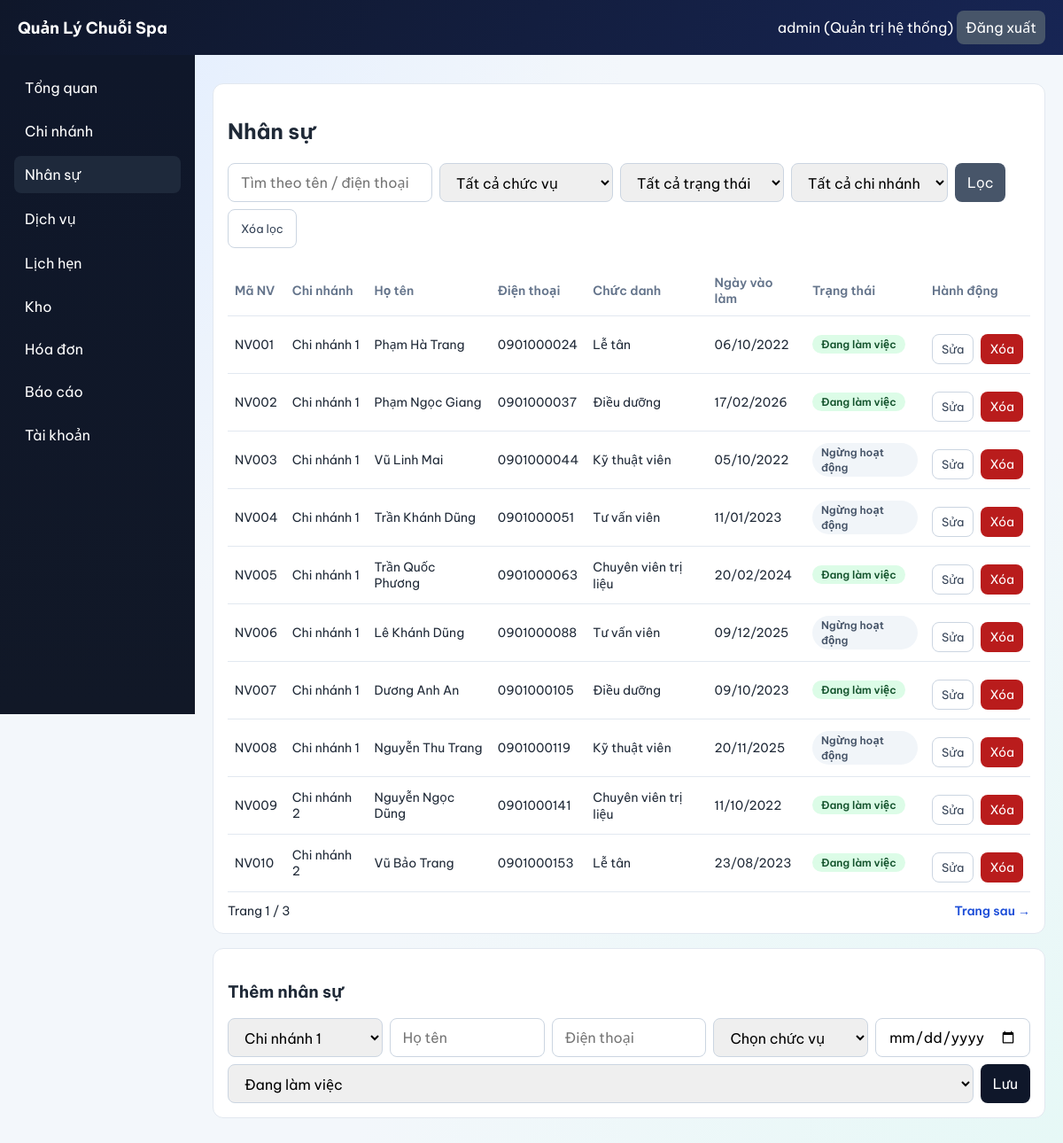
Screenshot of /web/staff (signed in) with the database file from the repository.
### backend/models.py (models this page shows, shortened)
class TimestampMixin:
    created_at = db.Column(db.DateTime, nullable=False, default=datetime.utcnow)
    updated_at = db.Column(
        db.DateTime,
        nullable=False,
        default=datetime.utcnow,
        onupdate=datetime.utcnow,
    )

class User(db.Model, TimestampMixin):
    __tablename__ = "users"
    id = db.Column(db.Integer, primary_key=True)
    username = db.Column(db.String(64), nullable=False, unique=True, index=True)
    password_hash = db.Column(db.String(255), nullable=False)
    role = db.Column(db.String(32), nullable=False, default="branch_manager")
    branch_id = db.Column(db.Integer, db.ForeignKey("branches.id"), nullable=True, index=True)
    staff_id = db.Column(db.Integer, db.ForeignKey("staffs.id"), nullable=True, index=True)
    is_active = db.Column(db.Boolean, nullable=False, default=True)
    branch = db.relationship("Branch", lazy="joined")
    staff = db.relationship("Staff", lazy="joined")
    @property
    def is_super_admin(self) -> bool:
        return self.role == "super_admin"

class Staff(db.Model, TimestampMixin):
    __tablename__ = "staffs"
    id = db.Column(db.Integer, primary_key=True)
    branch_id = db.Column(db.Integer, db.ForeignKey("branches.id"), nullable=False, index=True)
    full_name = db.Column(db.String(255), nullable=False)
    phone = db.Column(db.String(32), nullable=True, unique=True, index=True)
    title = db.Column(db.String(64), nullable=True)
    status = db.Column(db.String(32), nullable=False, default="active")
    start_date = db.Column(db.Date, nullable=True)
    note = db.Column(db.String(500), nullable=True)
    branch = db.relationship("Branch", foreign_keys=[branch_id], lazy="joined")

class Branch(db.Model, TimestampMixin):
    __tablename__ = "branches"
    id = db.Column(db.Integer, primary_key=True)
    branch_code = db.Column(db.String(16), nullable=True, unique=True, index=True)
    name = db.Column(db.String(255), nullable=False, unique=True)
    address = db.Column(db.String(500), nullable=True)
    phone = db.Column(db.String(32), nullable=True, unique=True)
    manager_name = db.Column(db.String(255), nullable=True)
    manager_staff_id = db.Column(db.Integer, db.ForeignKey("staffs.id"), nullable=True, index=True)
    status = db.Column(db.String(32), nullable=False, default="active")
    manager_staff = db.relationship("Staff", foreign_keys=[manager_staff_id], lazy="joined")

### backend/web_modules/nhan_su.py (the view)
@web_bp.get("/staff")
@roles_required("super_admin", "branch_manager")
def staff():
    user = g.web_user
    scope_ids = getattr(g, "scope_branch_ids", [])
    q = parse_text(request.args.get("q"))
    title = parse_text(request.args.get("title"))
    status = normalize_choice(request.args.get("status"), {"active", "inactive"}, "")
    selected_branch_id = resolve_selected_branch_id(scope_ids, parse_int(request.args.get("branch_id")))
    edit_id = parse_int(request.args.get("edit_id"))
    page = parse_page(request.args.get("page"), default=1)
    query = Staff.query.filter(Staff.branch_id.in_(scope_ids))
    if selected_branch_id:
        query = query.filter(Staff.branch_id == selected_branch_id)
    if q:
        keyword = f"%{q}%"
        query = query.filter(or_(Staff.full_name.ilike(keyword), Staff.phone.ilike(keyword)))
    if title:
        query = query.filter(Staff.title == title)
    if status:
        query = query.filter(Staff.status == status)
    pager = paginate(query.order_by(Staff.id.asc()), page=page, per_page=10)
    branch_options = list_scope_branches(scope_ids, order_by="id")
    title_options = build_staff_title_options(scope_ids)
    if title and title not in title_options:
        title_options.insert(0, title)
    edit_row = None
    if edit_id:
        edit_row = Staff.query.filter(Staff.id == edit_id, Staff.branch_id.in_(scope_ids)).first()
    form_branch_id = (
        edit_row.branch_id
        if edit_row
        else selected_branch_id
    )
    if form_branch_id is None and scope_ids:
        form_branch_id = scope_ids[0]
    form_data = {
        "staff_id": edit_row.id if edit_row else None,
        "branch_id": form_branch_id,
        "full_name": edit_row.full_name if edit_row else "",
        "phone": edit_row.phone if edit_row else "",
        "title": edit_row.title if edit_row else "",
        "start_date": edit_row.start_date.isoformat() if edit_row and edit_row.start_date else "",
        "note": edit_row.note if edit_row else "",
        "status": edit_row.status if edit_row else "active",
    }
    return render_template(
        "web/staff.html",
        rows=pager.items,
        pager=pager,
        branch=db.session.get(Branch, selected_branch_id) if selected_branch_id else None,
        branch_options=branch_options,
        selected_branch_id=selected_branch_id,
        q=q,
        title=title,
        status=status,
        title_options=title_options,
        edit_mode=bool(edit_row),
        form_data=form_data,
        is_super_admin=user.is_super_admin,
    )

### backend/templates/web/staff.html (shortened to what this page needs)
{% extends "web/base.html" %}
{% block content %}
  <section class="panel">
    <h2>Nhân sự{% if branch %} - {{ branch.name }}{% endif %}</h2>
    <form method="get" class="inline staff-filter filter-row">
      <input type="text" name="q" value="{{ q }}" placeholder="Tìm theo tên / điện thoại">
      <select name="title">
        <option value="">Tất cả chức vụ</option>
      </select>
      <select name="status">
        <option value="">Tất cả trạng thái</option>
      </select>
      {% if is_super_admin %}
        <select name="branch_id">
          <option value="">Tất cả chi nhánh</option>
        </select>
      {% endif %}
      <button type="submit" class="secondary">Lọc</button>
      <a href="{{ url_for('web.staff') }}" class="tiny-btn">Xóa lọc</a>
    </form>
    <div class="staff-table-wrap">
      <table>
        <thead>
          <tr>
            <th>Mã NV</th>
            <th>Chi nhánh</th>
            <th>Họ tên</th>
            <th>Điện thoại</th>
            <th>Chức danh</th>
            <th>Ngày vào làm</th>
            <th>Trạng thái</th>
            <th>Hành động</th>
          </tr>
        </thead>
        <tbody>
          {% for row in rows %}
            <tr>
              <td>{{ 'NV%03d'|format(row.id) }}</td>
              <td>{{ row.branch.name if row.branch else '-' }}</td>
              <td>{{ row.full_name }}</td>
              <td>{{ row.phone or "-" }}</td>
              <td>{{ row.title or "-" }}</td>
              <td>{{ row.start_date.strftime('%d/%m/%Y') if row.start_date else '-' }}</td>
              <td>
                <span class="status status-{{ row.status }}">
                  {{ 'Đang làm việc' if row.status == 'active' else 'Ngừng hoạt động' }}
                </span>
              </td>
              <td>
                <div class="inline-links">
                  <a
                    class="tiny-btn"
                    href="{{ url_for('web.staff', edit_id=row.id, page=pager.page, q=q, title=title, status=status, branch_id=selected_branch_id) }}#staff-editor"
                  >Sửa</a>
                  <form
                    method="post"
                    action="{{ url_for('web.staff_delete') }}"
                    class="inline form-compact"
                    data-confirm-modal="1"
                    data-confirm-message="Nếu nhân sự đã phát sinh nghiệp vụ, trạng thái sẽ chuyển sang ngừng hoạt động thay vì xóa. Tiếp tục?"
                    data-confirm-ok-label="Xóa nhân sự"
                  >
                    <button type="submit" class="warn">Xóa</button>
                  </form>
                </div>
              </td>
            </tr>
          {% else %}
            <tr><td colspan="8">Không có dữ liệu.</td></tr>
          {% endfor %}
        </tbody>
      </table>
    </div>
    <div class="pager">
      <span>Trang {{ pager.page }} / {{ pager.pages or 1 }}</span>
      {% if pager.has_next %}
        <a href="{{ url_for('web.staff', page=pager.next_num, q=q, title=title, status=status, branch_id=selected_branch_id) }}">Trang sau →</a>
      {% endif %}
    </div>
  </section>
  <section class="panel edit-anchor-target" id="staff-editor">
    <h3>{% if edit_mode %}Cập nhật nhân sự{% else %}Thêm nhân sự{% endif %}</h3>
    <form method="post" action="{{ url_for('web.staff_save') }}" class="inline staff-form">
      {% if is_super_admin %}
        <select name="branch_id" required>
          {% for b in branch_options %}
            <option value="{{ b.id }}" {% if b.id == form_data.branch_id %}selected{% endif %}>{{ b.name }}</option>
          {% endfor %}
        </select>
      {% else %}
        <input type="hidden" name="branch_id" value="{{ form_data.branch_id or selected_branch_id or '' }}">
        <input type="text" value="{{ branch.name if branch else 'Chi nhánh hiện tại' }}" disabled>
      {% endif %}
      <input type="text" name="full_name" placeholder="Họ tên" value="{{ form_data.full_name }}" required>
      <input type="text" name="phone" placeholder="Điện thoại" value="{{ form_data.phone }}" required>
      <select name="title">
        <option value="">Chọn chức vụ</option>
      </select>
      <input type="date" name="start_date" value="{{ form_data.start_date }}">
      <select name="status">
        <option value="active" {% if form_data.status == 'active' %}selected{% endif %}>Đang làm việc</option>
      </select>
      <button type="submit">Lưu</button>
    </form>
  </section>
{% endblock %}

### backend/templates/web/base.html (shortened to what this page needs)
<!doctype html>
<html lang="vi">
  <head>
    <link rel="stylesheet" href="{{ url_for('web.static', filename='style.css') }}">
  </head>
  <body>
    <header class="topbar">
      <h1>Quản Lý Chuỗi Spa</h1>
      <div>
        {% if web_user %}
          <span>{{ web_user.username }} ({{ role_label(web_user.role) }})</span>
          <form method="post" action="{{ url_for('web.logout') }}" style="display:inline">
            <button type="submit" class="secondary">Đăng xuất</button>
          </form>
        {% endif %}
      </div>
    </header>
    <div class="layout">
      <aside class="sidebar">
        {% if can_access_menu('dashboard') %}
          <a href="{{ url_for('web.dashboard') }}" class="{% if request.path.startswith('/web/dashboard') %}active{% endif %}">Tổng quan</a>
        {% endif %}
        {% if can_access_menu('branches') %}
          <a href="{{ url_for('web.branches') }}" class="{% if request.path.startswith('/web/branches') %}active{% endif %}">Chi nhánh</a>
        {% endif %}
        {% if can_access_menu('staff') %}
          <a href="{{ url_for('web.staff') }}" class="{% if request.path.startswith('/web/staff') %}active{% endif %}">Nhân sự</a>
        {% endif %}
        {% if can_access_menu('services') %}
          <a href="{{ url_for('web.services') }}" class="{% if request.path.startswith('/web/services') %}active{% endif %}">Dịch vụ</a>
        {% endif %}
        {% if can_access_menu('appointments') %}
          <a href="{{ url_for('web.appointments') }}" class="{% if request.path.startswith('/web/appointments') %}active{% endif %}">Lịch hẹn</a>
        {% endif %}
        {% if can_access_menu('inventory') %}
          <a href="{{ url_for('web.inventory') }}" class="{% if request.path.startswith('/web/inventory') %}active{% endif %}">Kho</a>
        {% endif %}
        {% if can_access_menu('invoices') %}
          <a href="{{ url_for('web.invoices') }}" class="{% if request.path.startswith('/web/invoices') %}active{% endif %}">Hóa đơn</a>
        {% endif %}
        {% if can_access_menu('reports') %}
          <a href="{{ url_for('web.reports') }}" class="{% if request.path.startswith('/web/reports') %}active{% endif %}">Báo cáo</a>
        {% endif %}
        {% if can_access_menu('accounts') %}
          <a href="{{ url_for('web.accounts') }}" class="{% if request.path.startswith('/web/accounts') %}active{% endif %}">Tài khoản</a>
        {% endif %}
      </aside>
      <main class="content">
        {% block content %}{% endblock %}
      </main>
    </div>
  </body>
</html>

### rows the page displays
User: username "admin", role "Quản trị hệ thống"
Staff: id "NV001", branch "Chi nhánh 1", full_name "Phạm Hà Trang", phone "0901000024", title "Lễ tân", start_date "06/10/2022", status "Đang làm việc"
Staff: id "NV002", branch "Chi nhánh 1", full_name "Phạm Ngọc Giang", phone "0901000037", title "Điều dưỡng", start_date "17/02/2026", status "Đang làm việc"
Staff: id "NV003", branch "Chi nhánh 1", full_name "Vũ Linh Mai", phone "0901000044", title "Kỹ thuật viên", start_date "05/10/2022", status "Ngừng hoạt động"
Staff: id "NV004", branch "Chi nhánh 1", full_name "Trần Khánh Dũng", phone "0901000051", title "Tư vấn viên", start_date "11/01/2023", status "Ngừng hoạt động"
Staff: id "NV005", branch "Chi nhánh 1", full_name "Trần Quốc Phương", phone "0901000063", title "Chuyên viên trị liệu", start_date "20/02/2024", status "Đang làm việc"
Staff: id "NV006", branch "Chi nhánh 1", full_name "Lê Khánh Dũng", phone "0901000088", title "Tư vấn viên", start_date "09/12/2025", status "Ngừng hoạt động"
Staff: id "NV007", branch "Chi nhánh 1", full_name "Dương Anh An", phone "0901000105", title "Điều dưỡng", start_date "09/10/2023", status "Đang làm việc"
Staff: id "NV008", branch "Chi nhánh 1", full_name "Nguyễn Thu Trang", phone "0901000119", title "Kỹ thuật viên", start_date "20/11/2025", status "Ngừng hoạt động"
Staff: id "NV009", branch "Chi nhánh 2", full_name "Nguyễn Ngọc Dũng", phone "0901000141", title "Chuyên viên trị liệu", start_date "11/10/2022", status "Đang làm việc"
Staff: id "NV010", branch "Chi nhánh 2", full_name "Vũ Bảo Trang", phone "0901000153", title "Lễ tân", start_date "23/08/2023", status "Đang làm việc"

### other values shown
{{ pager.page }} "1"
{{ pager.pages or 1 }} "3"
form field branch_id "Chi nhánh 1"
